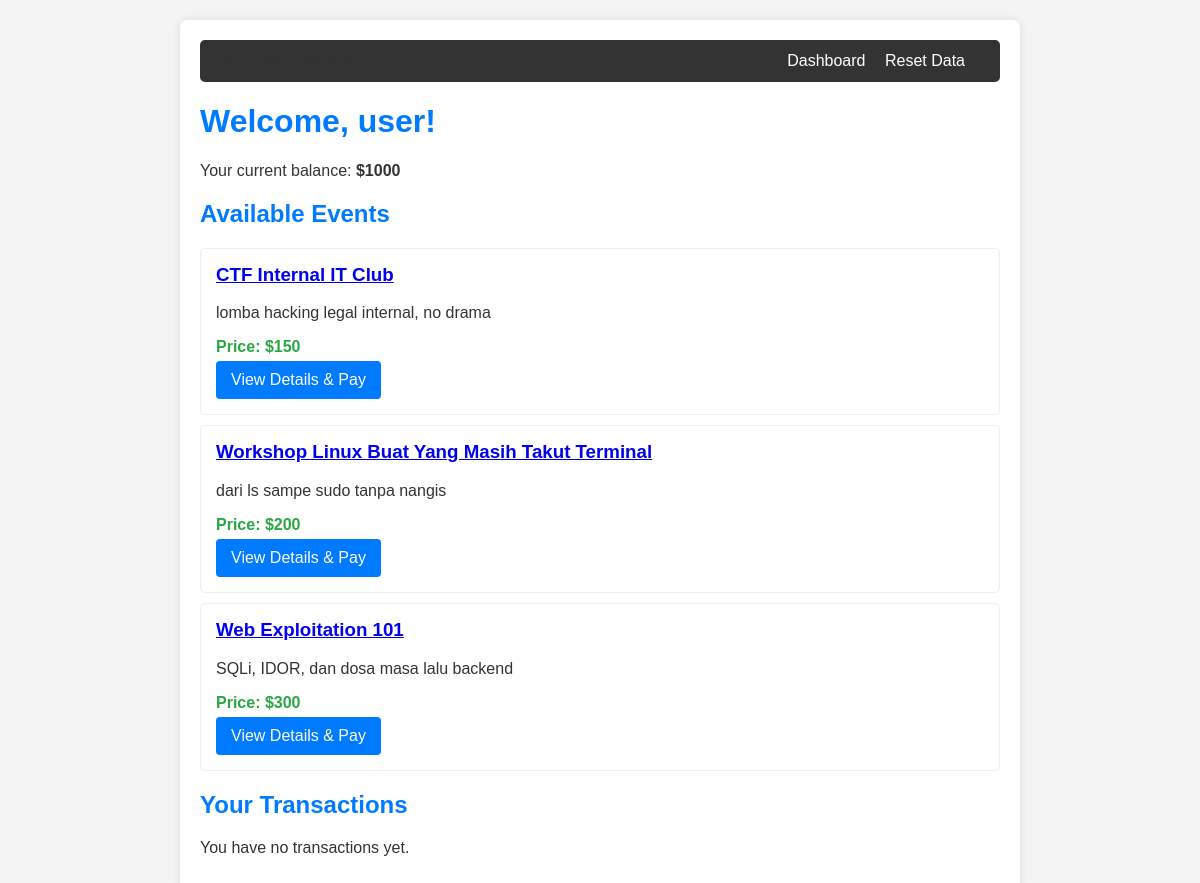
/dashboard, run on the app's committed database.
### tables this page shows
CREATE TABLE users (
                id INTEGER PRIMARY KEY AUTOINCREMENT,
                username TEXT NOT NULL UNIQUE,
                password TEXT NOT NULL,
                balance INTEGER NOT NULL
            );

CREATE TABLE events (
                id INTEGER PRIMARY KEY AUTOINCREMENT,
                name TEXT NOT NULL,
                price INTEGER NOT NULL,
                description TEXT
            );

### app.py (the view)
@app.route('/dashboard')
def dashboard():
    user_id = 1 # Hardcode user_id for direct access
    db = get_db()
    user_data = db.execute("SELECT balance, username FROM users WHERE id = ?", (user_id,)).fetchone()
    balance = user_data['balance'] if user_data else 0
    username = user_data['username'] if user_data else 'Guest'
    events = db.execute("SELECT * FROM events").fetchall()
    transactions = db.execute('''
        SELECT t.id, e.name AS event_name, t.paid_amount, t.status, t.timestamp
        FROM transactions t
        JOIN events e ON t.event_id = e.id
        WHERE t.user_id = ?
        ORDER BY t.timestamp DESC
    ''', (user_id,)).fetchall()
    db.close()
    return render_template('dashboard.html', balance=balance, events=events, transactions=transactions, username=username)

### app.py (called while the page is built)
def get_db():
    db = sqlite3.connect(DATABASE)
    db.row_factory = sqlite3.Row
    return db

### templates/dashboard.html
{% extends "base.html" %}
{% block content %}
    <h1>Welcome, {{ username }}!</h1>
    <p>Your current balance: <strong>${{ balance }}</strong></p>
    <h2>Available Events</h2>
    {% if events %}
        {% for event in events %}
            <div class="event-card">
                <h3><a href="{{ url_for('event_detail', event_id=event.id) }}">{{ event.name }}</a></h3>
                <p>{{ event.description }}</p>
                <p class="price">Price: ${{ event.price }}</p>
                <a href="{{ url_for('event_detail', event_id=event.id) }}"><button>View Details & Pay</button></a>
            </div>
        {% endfor %}
    {% else %}
        <p>No events available at the moment.</p>
    {% endif %}
    <h2>Your Transactions</h2>
    {% if transactions %}
        <table>
            <thead>
                <tr>
                    <th>ID</th>
                    <th>Event</th>
                    <th>Paid Amount</th>
                    <th>Status</th>
                    <th>Timestamp</th>
                </tr>
            </thead>
            <tbody>
                {% for transaction in transactions %}
                    <tr>
                        <td>{{ transaction.id }}</td>
                        <td>{{ transaction.event_name }}</td>
                        <td>${{ transaction.paid_amount }}</td>
                        <td>{{ transaction.status }}</td>
                        <td>{{ transaction.timestamp }}</td>
                    </tr>
                {% endfor %}
            </tbody>
        </table>
    {% else %}
        <p>You have no transactions yet.</p>
    {% endif %}
{% endblock %}

### templates/base.html (shortened to what this page needs)
<!DOCTYPE html>
<html lang="en">
<head>
</head>
<body>
    <div class="container">
        <div class="navbar">
            <span class="brand">IT Club Events</span>
            <div>
                <a href="{{ url_for('dashboard') }}">Dashboard</a>
                <a href="{{ url_for('reset_data') }}">Reset Data</a>
            </div>
        </div>
        {% block content %}{% endblock %}
    </div>
</body>
</html>

### templates/base.html (style rules this page uses)
body { font-family: sans-serif; margin: 20px; background-color: #f4f4f4; color: #333; }
.container { max-width: 800px; margin: 0 auto; background-color: #fff; padding: 20px; border-radius: 8px; box-shadow: 0 0 10px rgba(0,0,0,0.1); }
.navbar { background-color: #333; padding: 10px 20px; border-radius: 5px; margin-bottom: 20px; display: flex; justify-content: space-between; align-items: center; }
.navbar a { color: white; text-decoration: none; margin-right: 15px; }
.navbar .brand { font-weight: bold; font-size: 1.2em; }
button { background-color: #007bff; color: white; padding: 10px 15px; border: none; border-radius: 4px; cursor: pointer; font-size: 1em; }
h1, h2, h3 { color: #007bff; }
.event-card { border: 1px solid #eee; padding: 15px; margin-bottom: 10px; border-radius: 5px; background-color: #fff; }
.event-card h3 { margin-top: 0; color: #333; }
.event-card p { margin-bottom: 5px; }
.event-card .price { font-weight: bold; color: #28a745; }

### data on the page
users: username "user", balance "1000"
events: name "CTF Internal IT Club", description "lomba hacking legal internal, no drama", price "150"
events: name "Workshop Linux Buat Yang Masih Takut Terminal", description "dari ls sampe sudo tanpa nangis", price "200"
events: name "Web Exploitation 101", description "SQLi, IDOR, dan dosa masa lalu backend", price "300"
